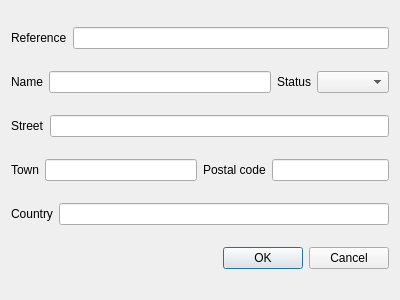
<?xml version="1.0" encoding="UTF-8"?>
<ui version="4.0">
 <class>CreateAddressDialog</class>
 <widget class="QDialog" name="CreateAddressDialog">
  <property name="geometry">
   <rect>
    <x>0</x>
    <y>0</y>
    <width>400</width>
    <height>300</height>
   </rect>
  </property>
  <property name="windowTitle">
   <string>Create new address</string>
  </property>
  <layout class="QVBoxLayout" name="verticalLayout">
   <item>
    <layout class="QHBoxLayout" name="horizontalLayout">
     <item>
      <widget class="QLabel" name="refLabel">
       <property name="toolTip">
        <string>The reference is automatically generated by the program. It will start with the reference of the address, followed by the reference of the location, the entry date, the three first letters of the name and a two-digit number.</string>
       </property>
       <property name="text">
        <string>Reference</string>
       </property>
      </widget>
     </item>
     <item>
      <widget class="QLineEdit" name="refLineEdit">
       <property name="maxLength">
        <number>10</number>
       </property>
       <property name="readOnly">
        <bool>false</bool>
       </property>
      </widget>
     </item>
    </layout>
   </item>
   <item>
    <layout class="QHBoxLayout" name="horizontalLayout_4">
     <item>
      <layout class="QHBoxLayout" name="horizontalLayout_2">
       <item>
        <widget class="QLabel" name="nameLabel">
         <property name="text">
          <string>Name</string>
         </property>
        </widget>
       </item>
       <item>
        <widget class="QLineEdit" name="nameLineEdit"/>
       </item>
      </layout>
     </item>
     <item>
      <layout class="QHBoxLayout" name="horizontalLayout_3">
       <item>
        <widget class="QLabel" name="statusLabel">
         <property name="text">
          <string>Status</string>
         </property>
        </widget>
       </item>
       <item>
        <widget class="QComboBox" name="statusCB"/>
       </item>
      </layout>
     </item>
    </layout>
   </item>
   <item>
    <layout class="QHBoxLayout" name="horizontalLayout_8">
     <item>
      <widget class="QLabel" name="streetLabel">
       <property name="text">
        <string>Street</string>
       </property>
      </widget>
     </item>
     <item>
      <widget class="QLineEdit" name="streetLineEdit"/>
     </item>
    </layout>
   </item>
   <item>
    <layout class="QHBoxLayout" name="horizontalLayout_9">
     <item>
      <layout class="QHBoxLayout" name="horizontalLayout_7">
       <item>
        <widget class="QLabel" name="townLabel">
         <property name="text">
          <string>Town</string>
         </property>
        </widget>
       </item>
       <item>
        <widget class="QLineEdit" name="townLineEdit"/>
       </item>
      </layout>
     </item>
     <item>
      <layout class="QHBoxLayout" name="horizontalLayout_6">
       <item>
        <widget class="QLabel" name="postalCodeLabel">
         <property name="text">
          <string>Postal code</string>
         </property>
        </widget>
       </item>
       <item>
        <widget class="QLineEdit" name="postalCodeLineEdit"/>
       </item>
      </layout>
     </item>
    </layout>
   </item>
   <item>
    <layout class="QHBoxLayout" name="horizontalLayout_5">
     <item>
      <widget class="QLabel" name="countryLabel">
       <property name="text">
        <string>Country</string>
       </property>
      </widget>
     </item>
     <item>
      <widget class="QLineEdit" name="countryLineEdit"/>
     </item>
    </layout>
   </item>
   <item>
    <widget class="QDialogButtonBox" name="buttonBox">
     <property name="orientation">
      <enum>Qt::Horizontal</enum>
     </property>
     <property name="standardButtons">
      <set>QDialogButtonBox::Cancel|QDialogButtonBox::Ok</set>
     </property>
    </widget>
   </item>
  </layout>
 </widget>
 <resources/>
 <connections>
  <connection>
   <sender>buttonBox</sender>
   <signal>accepted()</signal>
   <receiver>CreateAddressDialog</receiver>
   <slot>accept()</slot>
   <hints>
    <hint type="sourcelabel">
     <x>248</x>
     <y>254</y>
    </hint>
    <hint type="destinationlabel">
     <x>157</x>
     <y>274</y>
    </hint>
   </hints>
  </connection>
  <connection>
   <sender>buttonBox</sender>
   <signal>rejected()</signal>
   <receiver>CreateAddressDialog</receiver>
   <slot>reject()</slot>
   <hints>
    <hint type="sourcelabel">
     <x>316</x>
     <y>260</y>
    </hint>
    <hint type="destinationlabel">
     <x>286</x>
     <y>274</y>
    </hint>
   </hints>
  </connection>
 </connections>
</ui>
